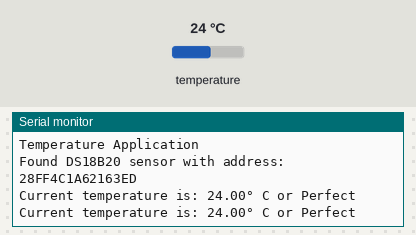
The program below on a simulated ESP8266 (Wemos D1 mini). Parts: the last lines printed to the serial monitor. The inputs (shaded band) are chosen by the test bench; at power-on: temperature 24 °C.

Above: at 4.3 s.
4.4 s: temperature set to 12 °C
At 6.8 s:
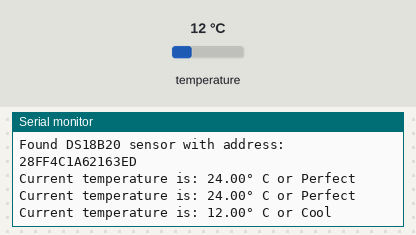
10.6 s: temperature set to 28 °C
At 13.1 s:
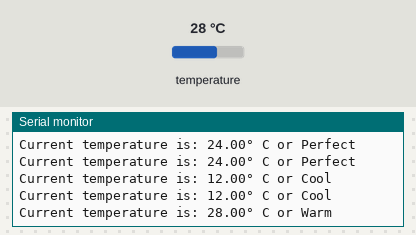
16.1 s: temperature set to 33 °C
At 18.1 s:
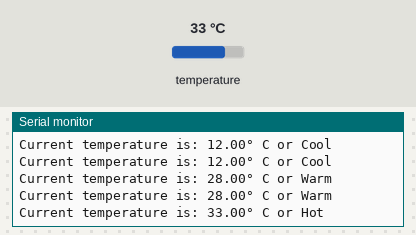
21.7 s: temperature set to 41 °C
At 24.2 s:
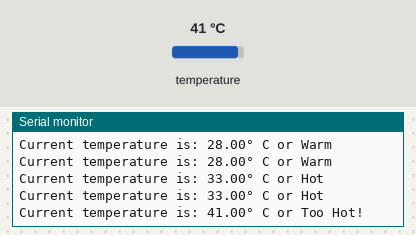
27.3 s: temperature set to 7 °C
At 29.2 s:
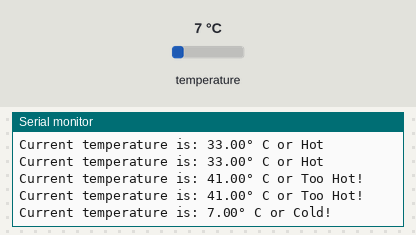

The program:

main.cpp
```cpp
// @author PoofyPloop

// library for Arduino framework
#include <Arduino.h>
// 1-Wire sensor communication libary
#include <OneWire.h>
// DS18B20 sensor library
#include <DallasTemperature.h>

// Pin that the  DS18B20 is connected to
const int oneWireBus = D3;

// Setup a oneWire instance to communicate with any OneWire devices
OneWire oneWire(oneWireBus);

// Pass our oneWire reference to Dallas Temperature sensor
DallasTemperature DS18B20(&oneWire);

// Sensor address variable
DeviceAddress sensorAddress;

void setup() {
  // configure the USB serial monitor
  Serial.begin(115200);

  // Start the DS18B20 sensor
  DS18B20.begin();

  Serial.println("\nTemperature Application");

  // condition that indicated whether the sensor is disconnected or not. if connected, returns sensor address
  if (!DS18B20.getAddress(sensorAddress, 0))
  {
    Serial.println("No DS18B20 temperature sensores are installed");
  }
  else {
    Serial.print("Found DS18B20 sensor with address: ");
    for (uint8_t i = 0; i < 8 ; i++) {
      if (sensorAddress[i] < 16) {}
        Serial.print(sensorAddress[i], HEX);
    }
    Serial.println();
  }
}

void loop() {
  float fTemp; // temperature variable
  String judge; // coolness indicator variable

  // ask DS18B20 for the current temperature
  DS18B20.requestTemperatures();

  // fetch the temperature.  We only have 1 sensor, so the index is 0.
  fTemp = DS18B20.getTempCByIndex(0);

  // disconnected sensor returns a blank
  if (!DS18B20.getAddress(sensorAddress, 0) || fTemp == DEVICE_DISCONNECTED_C)
  {
  }
  // connected sensore return values
  else {
    if (fTemp <= 10)
    {
      judge = "Cold!";
    }
    else if (fTemp > 10 && fTemp <= 15)
    {
      judge = "Cool";
    }
    else if (fTemp > 15 && fTemp <= 25)
    {
      judge = "Perfect";
    }
    else if (fTemp > 25 && fTemp <= 30)
    {
      judge = "Warm";
    }
    else if (fTemp > 30 && fTemp <= 35)
    {
      judge = "Hot";
    }
    else if (fTemp > 35)
    {
      judge = "Too Hot!";
    }

    // print the temp to the USB serial monitor
    Serial.println("Current temperature is: " + String(fTemp) + "° C or " + judge);

    // wait 2s (2000ms) before doing this again
    delay(2000);
  }
}
```

Measured:
- after the input at 4.4 s, the serial monitor: prints a new line after 2.0 s (image 1)
- after the input at 10.6 s, the serial monitor: prints a new line after 1.3 s (image 2)
- after the input at 16.1 s, the serial monitor: prints a new line after 1.4 s (image 3)
- after the input at 21.7 s, the serial monitor: prints a new line after 1.3 s (image 4)
- after the input at 27.3 s, the serial monitor: prints a new line after 1.3 s (image 5)
